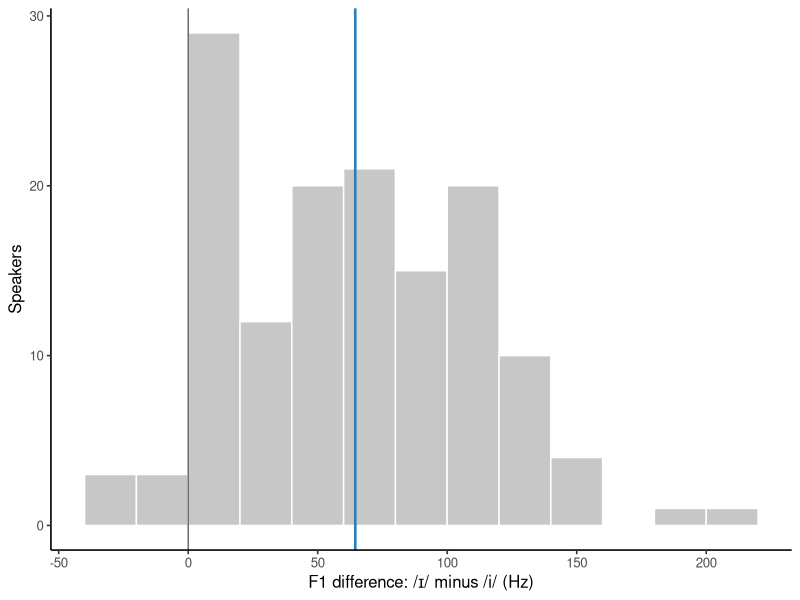

This figure's R source:
## ---- chunk 1
#| label: load-paired-vowels
library(ggplot2)

vowels <- read.csv("data/hillenbrand/vowels-complete.csv")
pair_long <- subset(vowels, vowel %in% c("i", "I"),
                    select = c(speaker_id, speaker_type, vowel, f1_hz))

heed <- subset(pair_long, vowel == "i",
               select = c(speaker_id, speaker_type, f1_hz))
hid <- subset(pair_long, vowel == "I",
              select = c(speaker_id, f1_hz))
names(heed)[names(heed) == "f1_hz"] <- "heed_f1_hz"
names(hid)[names(hid) == "f1_hz"] <- "hid_f1_hz"

pairs <- merge(heed, hid, by = "speaker_id", all = FALSE)
pairs$difference_hz <- pairs$hid_f1_hz - pairs$heed_f1_hz

stopifnot(
  nrow(pairs) == length(unique(vowels$speaker_id)),
  !anyDuplicated(pairs$speaker_id),
  all(pairs$difference_hz == pairs$hid_f1_hz - pairs$heed_f1_hz)
)
## ---- chunk 2
#| label: summarize-paired-vowels
mean_difference <- mean(pairs$difference_hz)
median_difference <- median(pairs$difference_hz)
positive_proportion <- mean(pairs$difference_hz > 0)

stopifnot(
  isTRUE(all.equal(
    mean_difference,
    mean(pairs$hid_f1_hz) - mean(pairs$heed_f1_hz)
  )),
  positive_proportion >= 0,
  positive_proportion <= 1
)

c(mean_difference_hz = mean_difference,
  median_difference_hz = median_difference,
  proportion_positive = positive_proportion)
## ---- chunk 3
#| label: plot-paired-vowels
#| fig-cap: "Speaker-level F1 differences for /ɪ/ minus /i/. The blue line marks the observed mean paired difference."
ggplot(pairs, aes(difference_hz)) +
  geom_histogram(binwidth = 20, boundary = 0,
                 fill = "grey78", color = "white") +
  geom_vline(xintercept = 0, color = "grey35", linewidth = 0.45) +
  geom_vline(xintercept = mean_difference,
             color = "#2C7FB8", linewidth = 0.9) +
  labs(x = "F1 difference: /ɪ/ minus /i/ (Hz)", y = "Speakers") +
  theme_classic(base_size = 12)
